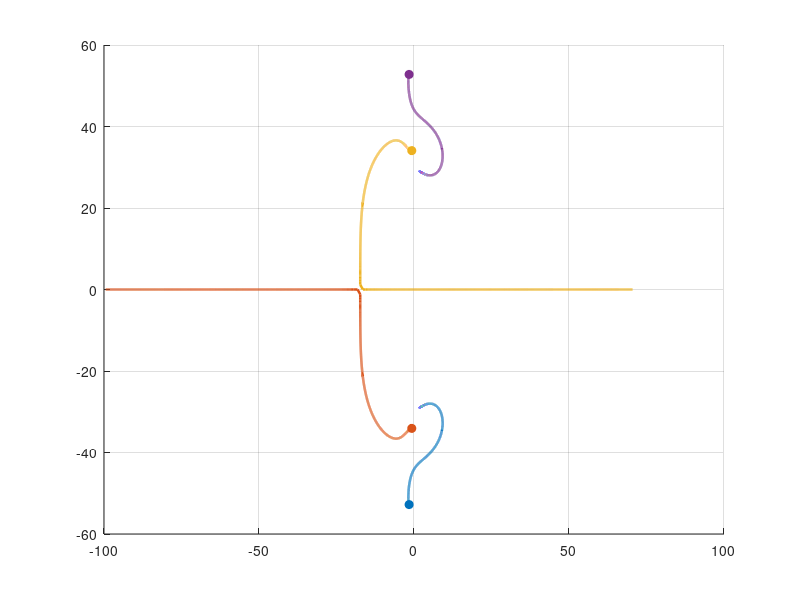

MATLAB code for this plot: (Note: this script raises an error after producing the figure.)
function root_locus_U()
% Root locus of the 2-DOF aeroelastic wing as aero.U varies.
%
% Sweeps freestream speed U from near-zero to U_max, builds the linear
% A-matrix at each U (same parameters as build_2dof in build_models.m),
% tracks the four eigenvalue branches, locates the flutter speed where
% a branch crosses the imaginary axis (Re = 0, Im ≠ 0), and saves a plot.

% ---- physical parameters (must match build_2dof / aero_terms) ----------
m  = 1.5;     Ip = 0.0084;    S  = 0.0225;
k  = 900.0;  cd = 1.0;     d  = 0.22;

rho     = 1.225;   chord   = 0.30;
span    = 0.50;    Clalpha = 6;
ea      = 0.045;
U_nom   = 12.0;    % nominal speed from aero_terms [m/s]

M_mat    = [m,   S;   S,  Ip];
Ks       = [2*k, 0;   0,  k*d^2/2];
C_struct = [2*cd, 0;  0,  cd*d^2/2];

% ---- velocity sweep ------------------------------------------------
U_vec = linspace(0.5, 50, 4000);
N     = numel(U_vec);

ev_mat = zeros(4, N);   % each column: eigenvalues sorted by imag part

for i = 1:N
    U  = U_vec(i);
    qS = 0.5 * rho * U^2 * chord * span;

    Ka   = [0,  qS*Clalpha;   0, -qS*Clalpha*ea];
    Ca   = (qS*Clalpha / U) .* [1, 0;  -ea, 0];

    Minv = inv(M_mat);
    A    = [zeros(2),        eye(2);
            -Minv*(Ks+Ka),  -Minv*(C_struct+Ca)];

    ev = eig(A);
    [~, idx] = sort(imag(ev));   % ascending imag → consistent branch order
    ev_mat(:, i) = ev(idx);
end

% ---- find flutter speed: first U where max Re crosses 0 from below ----
max_re = max(real(ev_mat), [], 1);
cross  = find(diff(sign(max_re)) > 0, 1);

U_fl  = NaN;
im_fl = NaN;
if ~isempty(cross)
    % linear interpolation between the two straddle points
    U_fl = interp1(max_re(cross:cross+1), U_vec(cross:cross+1), 0);

    % find which branch is the one crossing
    for b = 1:4
        re_b = real(ev_mat(b, :));
        if re_b(cross) < 0 && re_b(cross+1) >= 0
            im_fl = interp1(U_vec(cross:cross+1), ...
                            imag(ev_mat(b, cross:cross+1)), U_fl);
            break
        end
    end

    fprintf('Flutter speed:     U_flutter = %.4f m/s\n', U_fl);
    fprintf('Flutter frequency: %.4f rad/s  (%.4f Hz)\n', ...
            abs(im_fl), abs(im_fl)/(2*pi));
else
    fprintf('No flutter detected in U = [%.1f, %.1f] m/s.\n', ...
            U_vec(1), U_vec(end));
end

% ---- plot --------------------------------------------------------------
figure('Name', 'Root Locus vs aero.U', 'Position', [80 80 950 680]);
hold on;  grid on;  ax = gca;

colors = lines(4);
branch_labels = {'Mode 1 (lower \omega)','Mode 2 (upper \omega)',...
                 'Mode 2 (conj.)','Mode 1 (conj.)'};

for b = 1:4
   
plot(real(ev_mat(b,:)), imag(ev_mat(b,:)), '-', ...
         'Color', colors(b,:), 'LineWidth', 1.8, ...
         'DisplayName', branch_labels{b});
      %{        
    plot(real(ev_mat(b,:)), imag(ev_mat(b,:)), '-', ...
         'Color', colors(b,:), 'LineWidth', 1.8);
      %}
    % circle at low-U end
    plot(real(ev_mat(b,1)), imag(ev_mat(b,1)), 'o', ...
         'Color', colors(b,:), 'MarkerFaceColor', colors(b,:), ...
         'MarkerSize', 6, 'HandleVisibility', 'off');

    % arrow mid-branch to show direction of increasing U
    mid = round(N/2);
    quiver(real(ev_mat(b, mid)), imag(ev_mat(b, mid)), ...
           real(ev_mat(b, mid+1) - ev_mat(b, mid)), ...
           imag(ev_mat(b, mid+1) - ev_mat(b, mid)), ...
           5, 'Color', colors(b,:), 'MaxHeadSize', 3, ...
           'HandleVisibility', 'off');
end

% imaginary axis
xline(0, 'k--', 'LineWidth', 1.4, 'HandleVisibility', 'off');
text(0.5, ax.YLim(1)*0.92, 'Im axis', 'FontSize', 9, 'Color', [0.3 0.3 0.3]);

%{
% nominal operating point (U = 12 m/s)
nom_idx = round(interp1(U_vec, 1:N, U_nom));
for b = 1:4
    plot(real(ev_mat(b, nom_idx)), imag(ev_mat(b, nom_idx)), 'ks', ...
         'MarkerSize', 8, 'LineWidth', 1.5, 'HandleVisibility', 'off');
end
% one legend entry for the nominal marker
plot(nan, nan, 'ks', 'MarkerSize', 8, 'LineWidth', 1.5, ...
     'DisplayName', sprintf('Nominal  U = %.0f m/s', U_nom));
%}

% flutter marker
if ~isnan(U_fl)
    plot(0,  im_fl, 'rp', 'MarkerSize', 18, 'MarkerFaceColor', 'r', ...
         'LineWidth', 1.2, ...
         'DisplayName', sprintf('Flutter  U_{fl} = %.2f m/s', U_fl));
    plot(0, -im_fl, 'rp', 'MarkerSize', 18, 'MarkerFaceColor', 'r', ...
         'HandleVisibility', 'off');
    text(0.4,  im_fl, sprintf('  U_{fl} = %.2f m/s', U_fl), ...
         'FontSize', 11, 'Color', 'r', 'FontWeight', 'bold');
    text(0.4, -im_fl, sprintf('  U_{fl} = %.2f m/s', U_fl), ...
         'FontSize', 11, 'Color', 'r', 'FontWeight', 'bold');
end

xlabel('Real part  \sigma  [1/s]',          'FontSize', 12);
ylabel('Imaginary part  \omega_d  [rad/s]', 'FontSize', 12);
title({'Root Locus w.r.t. aero.U  --  2-DOF aeroelastic wing'}, ...
      'FontSize', 12);
legend('Location', 'best', 'FontSize', 9);

here = fileparts(mfilename('fullpath'));
out  = fullfile(here, 'root_locus_U.png');
exportgraphics(gcf, out, 'Resolution', 300);
fprintf('Figure saved: %s\n', out);
end
